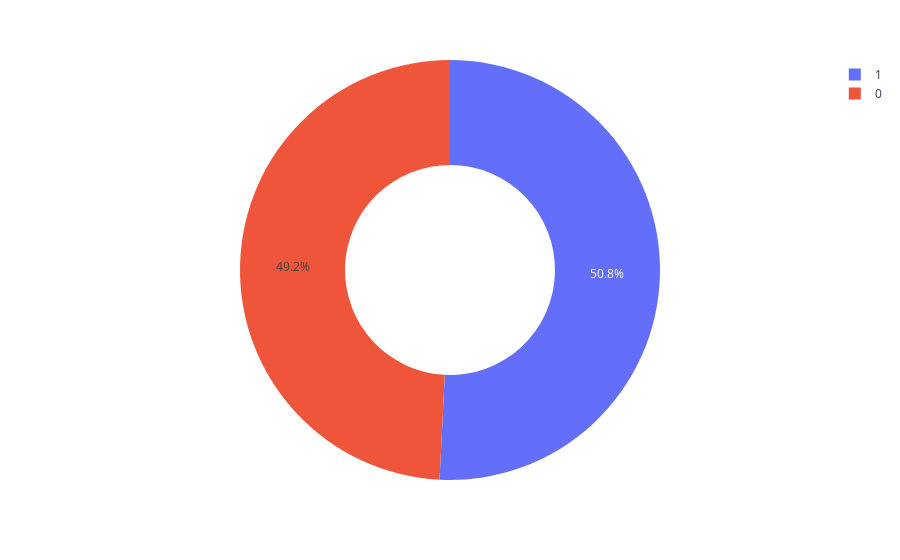

Write notebook code for a chart like this one.
### Code cell
## visualizing our general data

fig= px.pie(values= df['spam'].value_counts().values, hole=0.5,names=df["spam"].unique())
fig.show()

### Figure 1 — Plotly figure (JSON) as saved in the notebook; plotly's stock layout.template omitted (floating-point values rounded to 4 significant figures)
{"data": [{"domain": {"x": [0, 1], "y": [0, 1]}, "hole": 0.5, "hovertemplate": "label=%{label}<br>value=%{value}<extra></extra>", "labels": [1, 0], "legendgroup": "", "name": "", "showlegend": true, "type": "pie", "values": [45278, 43863]}], "layout": {"autosize": true, "legend": {"tracegroupgap": 0}, "margin": {"t": 60}}}
